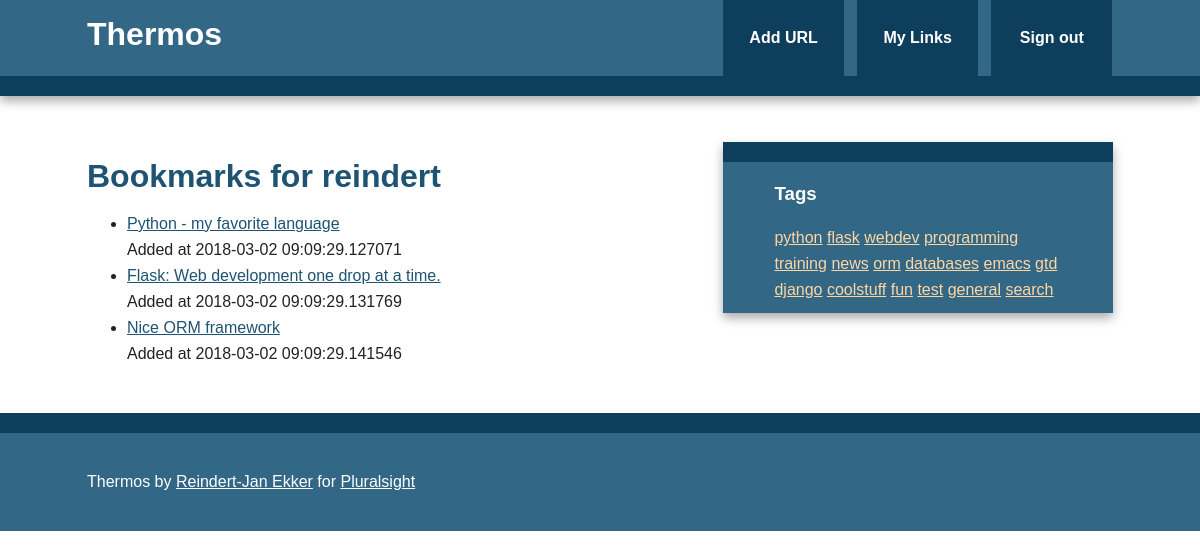
Page /bookmarks/user/reindert (signed in) on the committed database.
### models.py (models this page shows, shortened)
class User(db.Model, UserMixin):
    id = db.Column(db.Integer, primary_key=True)
    username = db.Column(db.String(80), unique=True)
    email = db.Column(db.String(120), unique=True)
    bookmarks = db.relationship('Bookmark', backref='user', lazy='dynamic')
    password_hash = db.Column(db.String)
    @property
    def password(self):
        raise AttributeError('password: write-only field')

class Bookmark(db.Model):
    id = db.Column(db.Integer, primary_key=True)
    url = db.Column(db.Text, nullable=False)
    date = db.Column(db.DateTime, default=datetime.utcnow)
    description = db.Column(db.String(300))
    user_id = db.Column(db.Integer, db.ForeignKey('user.id'), nullable=False)
    _tags = db.relationship('Tag', secondary=tags, lazy='joined',
                            backref=db.backref('bookmarks', lazy='dynamic'))
    @property
    def tags(self):
        return ",".join([t.name for t in self._tags])
    @tags.setter
    def tags(self, string):
        if string:
            self._tags = [Tag.get_or_create(name) for name in string.split(',')]
        else:
            self._tags = []

class Tag(db.Model):
    id = db.Column(db.Integer, primary_key=True)
    name = db.Column(db.String(25), nullable=False, unique=True, index=True)
    @staticmethod
    def all():
        return Tag.query.all()

### bookmarks/views.py (the view)
@bookmarks.route('/user/<username>')
def user(username):
    user = User.query.filter_by(username=username).first_or_404()
    return render_template('user.html', user=user)

### main/views.py (called while the page is built)
@login_manager.user_loader
def load_user(userid):
    return User.query.get(int(userid))

@main.app_context_processor
def inject_tags():
    return dict(all_tags=Tag.all)

### templates/user.html (shortened to what this page needs)
{% extends "base.html" %}
{% block content %}
    <article>
        <header>
            <h1>Bookmarks for {{ user.username }}</h1>
            <ul>
                {% for bm in user.bookmarks %}
                    <li>
                        <a href="{{ bm.url }}">{{ bm.description }}</a> </br>
                        <span class="timestamp">Added at {{ bm.date }}</span>
                    </li>
                {% else %}
                    <li>This user has not added any bookmarks yet.</li>
                {% endfor %}
            </ul>
        </header>
    </article>
{% endblock %}

### templates/base.html (shortened to what this page needs)
<!doctype html>
<html class="no-js">
    <head>
        {% block styles %}
            <link rel="stylesheet" href="{{ url_for('static', filename='css/normalize.min.css') }}">
            <link rel="stylesheet" href="{{ url_for('static', filename='css/main.css') }}">
        {% endblock %}
    </head>
    <body>
        <div class="header-container">
            <header class="wrapper clearfix">
                <a href="{{ url_for('main.index') }}"><h1 class="title">Thermos</h1></a>
                <nav>
                    <ul>
                        <li><a href="{{ url_for('bookmarks.add') }}">Add URL</a></li>
                        {% if current_user.is_authenticated %}
                            <li><a href="{{ url_for('bookmarks.user', username=current_user.username) }}">My Links</a></li>
                            <li><a href="{{ url_for('auth.logout') }}">Sign out</a></li>
                        {% else %}
                            <li><a href="{{ url_for('auth.signup') }}">Sign up</a></li>
                            <li><a href="{{ url_for('auth.login') }}">Sign in</a></li>
                        {% endif %}
                    </ul>
                </nav>
            </header>
        </div>
        <div class="main-container">
            <div class="main wrapper clearfix">
                {% block content %}
                {% endblock %}
                {% block sidebar %}
                    <aside>
                        <h3>Tags</h3>
                            {% for t in all_tags() %}
                                <a href="{{ url_for('bookmarks.tag', name=t.name) }}">{{ t.name }}</a>
                            {% endfor %}
                    </aside>
                {% endblock %}
            </div>
        </div>
        <div class="footer-container">
            <footer class="wrapper">
                <p>Thermos by <a href="http://www.rjekker.nl">Reindert-Jan Ekker</a> for <a href="http://www.pluralsight.com">Pluralsight</a></p>
            </footer>
        </div>
    </body>
</html>

### static/css/main.css (style rules this page uses)
html { color: #222; font-size: 1em; line-height: 1.4; }
body { font: 16px/26px Helvetica, Helvetica Neue, Arial; }
.wrapper { width: 90%; margin: 0 5%; }
.header-container { border-bottom: 20px solid #0D3E5B; }
.footer-container, .main aside { border-top: 20px solid #0D3E5B; }
.header-container, .footer-container, .main aside { background: #326786; }
.title { color: white; }
nav ul { margin: 0; padding: 0; list-style-type: none; }
nav a { display: block; margin-bottom: 10px; padding: 15px 0; text-align: center; text-decoration: none; font-weight: bold; color: white; background: #0D3E5B; }
.main { padding: 30px 0; }
.main article h1 { font-size: 2em; }
.main aside { color: white; padding: 0px 5% 10px; }
.footer-container footer { color: white; padding: 20px 0; }
a, a:visited { color: #1E5373; }
aside a { color: #FFD6A3; }
h1, h2, h3, h4, h5, h6 { color: #1E5373; }
.main aside h3, footer h3, footer a, footer a:visited { color: white; }
@media only screen and (min-width: 480px) { nav a { float: left; width: 27%; margin: 0 1.7%; padding: 25px 2%; margin-bottom: 0; } }
@media only screen and (min-width: 480px) { nav li:first-child a { margin-left: 0; } }
@media only screen and (min-width: 480px) { nav li:last-child a { margin-right: 0; } }
@media only screen and (min-width: 480px) { nav ul li { display: inline; } }
@media only screen and (min-width: 768px) { .header-container, .main aside { -webkit-box-shadow: 0 5px 10px #aaa; -moz-box-shadow: 0 5px 10px #aaa; box-shadow: 0 5px 10px #aaa; } }
@media only screen and (min-width: 768px) { .title { float: left; } }
@media only screen and (min-width: 768px) { nav { float: right; width: 38%; } }
@media only screen and (min-width: 768px) { .main article { float: left; width: 57%; } }
@media only screen and (min-width: 768px) { .main aside { float: right; width: 28%; } }
@media only screen and (min-width: 1140px) { .wrapper { width: 1026px; margin: 0 auto; } }
.clearfix:before, .clearfix:after { content: " "; display: table; }
.clearfix:after { clear: both; }
.clearfix { *zoom: 1; }

### rows in the picture
User: username "reindert"
Bookmark: description "Python - my favorite language", date "2018-03-02 09:09:29.127071"
Bookmark: description "Flask: Web development one drop at a time.", date "2018-03-02 09:09:29.131769"
Bookmark: description "Nice ORM framework", date "2018-03-02 09:09:29.141546"
Tag: name "python"
Tag: name "flask"
Tag: name "webdev"
Tag: name "programming"
Tag: name "training"
Tag: name "news"
Tag: name "orm"
Tag: name "databases"
Tag: name "emacs"
Tag: name "gtd"
Tag: name "django"
Tag: name "coolstuff"
Tag: name "fun"
Tag: name "test"
Tag: name "general"
Tag: name "search"
